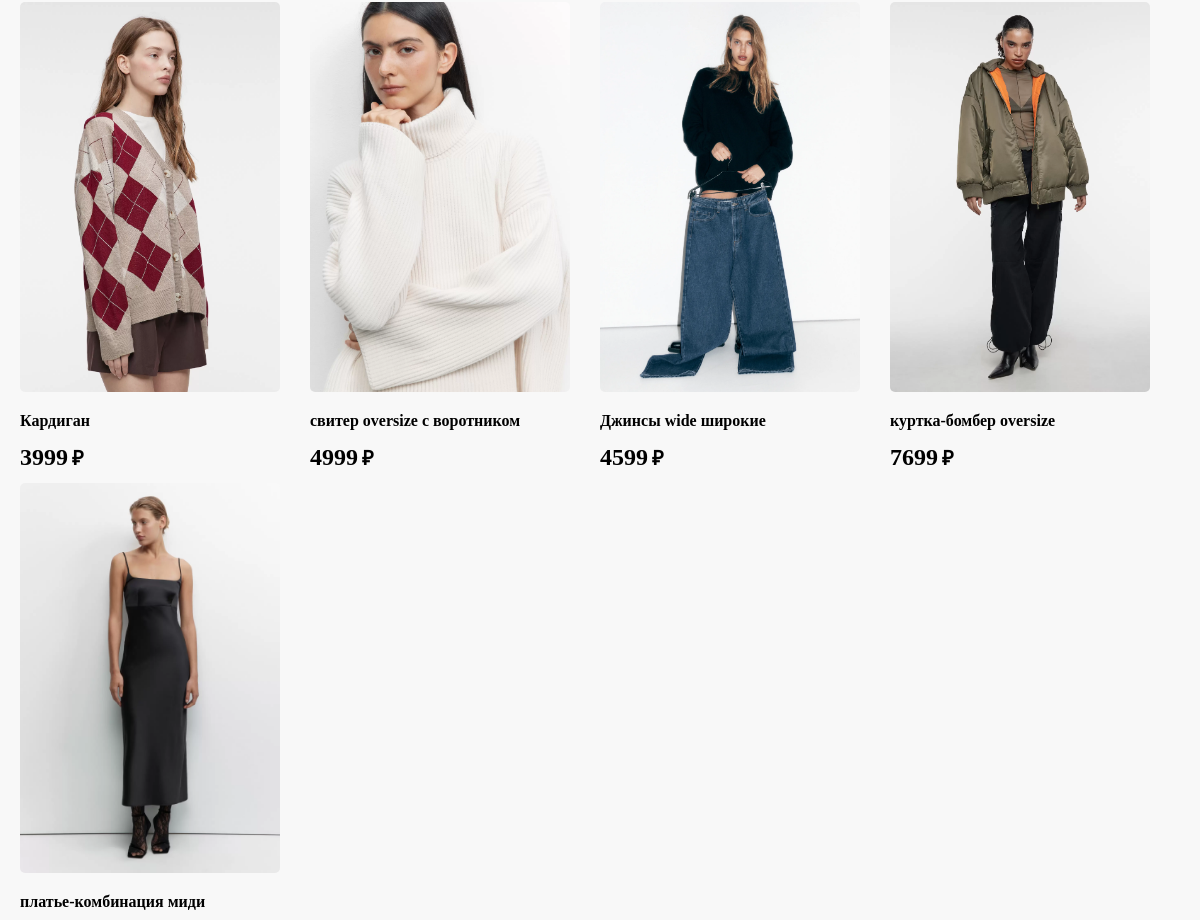
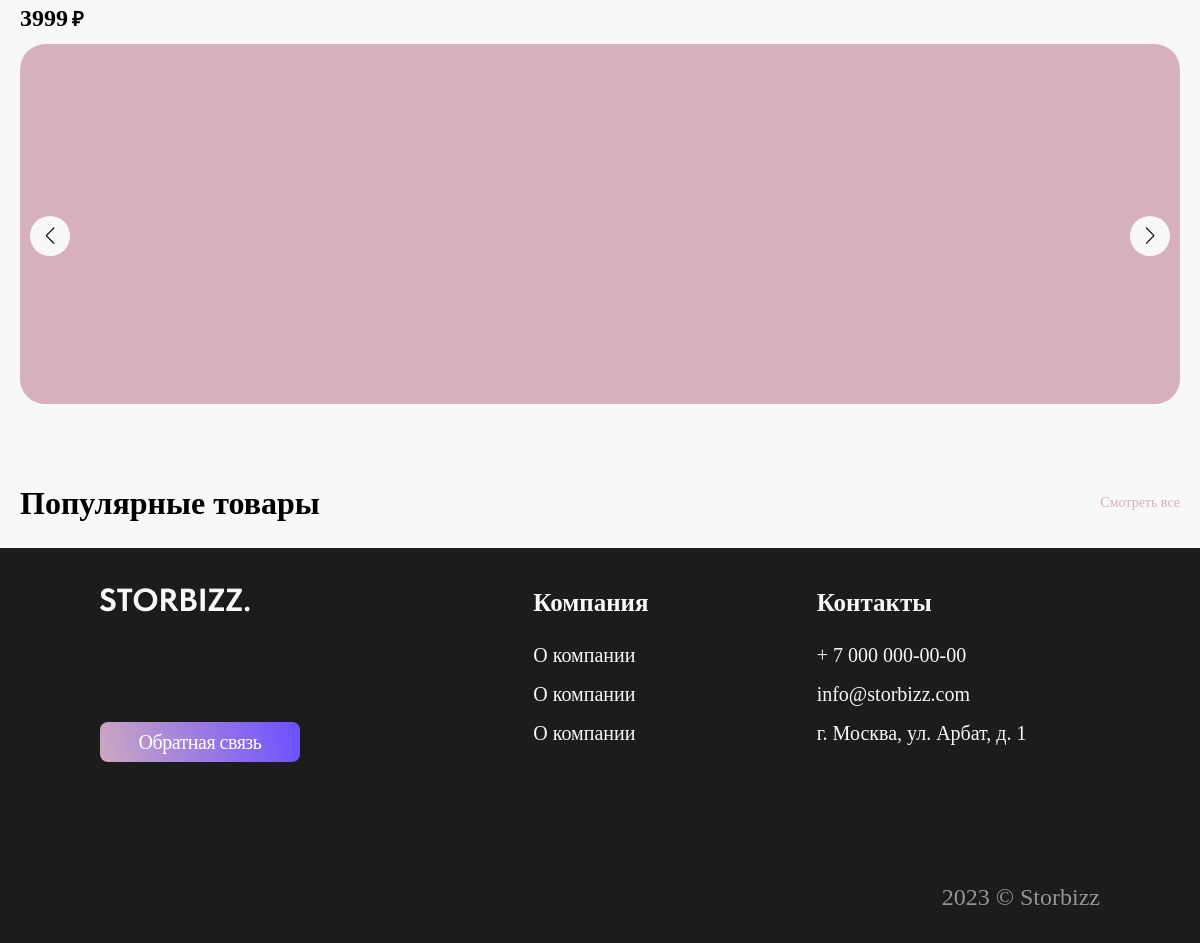
Before: / (lower part) with the older database file (2 pictures, top to bottom).
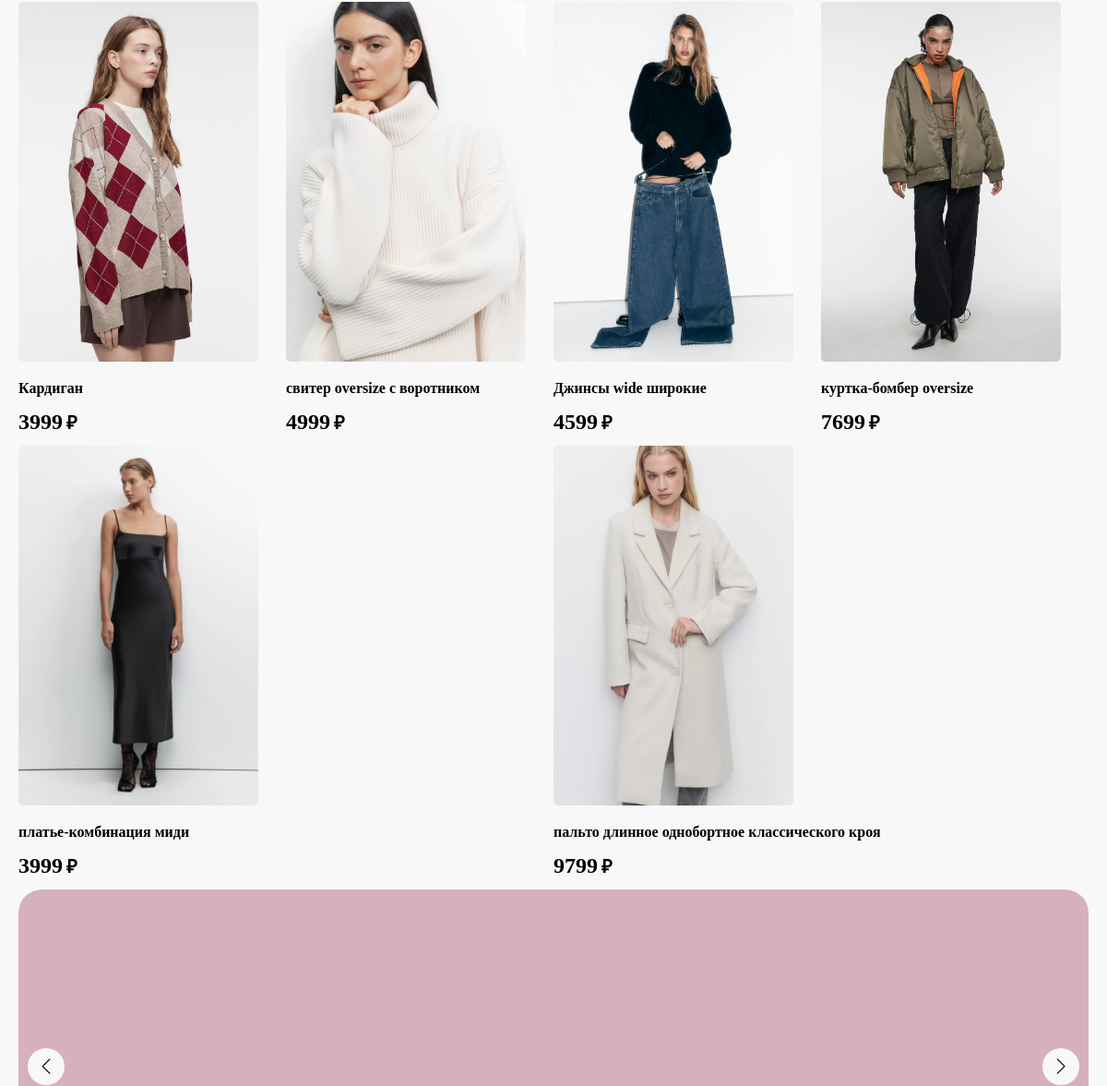
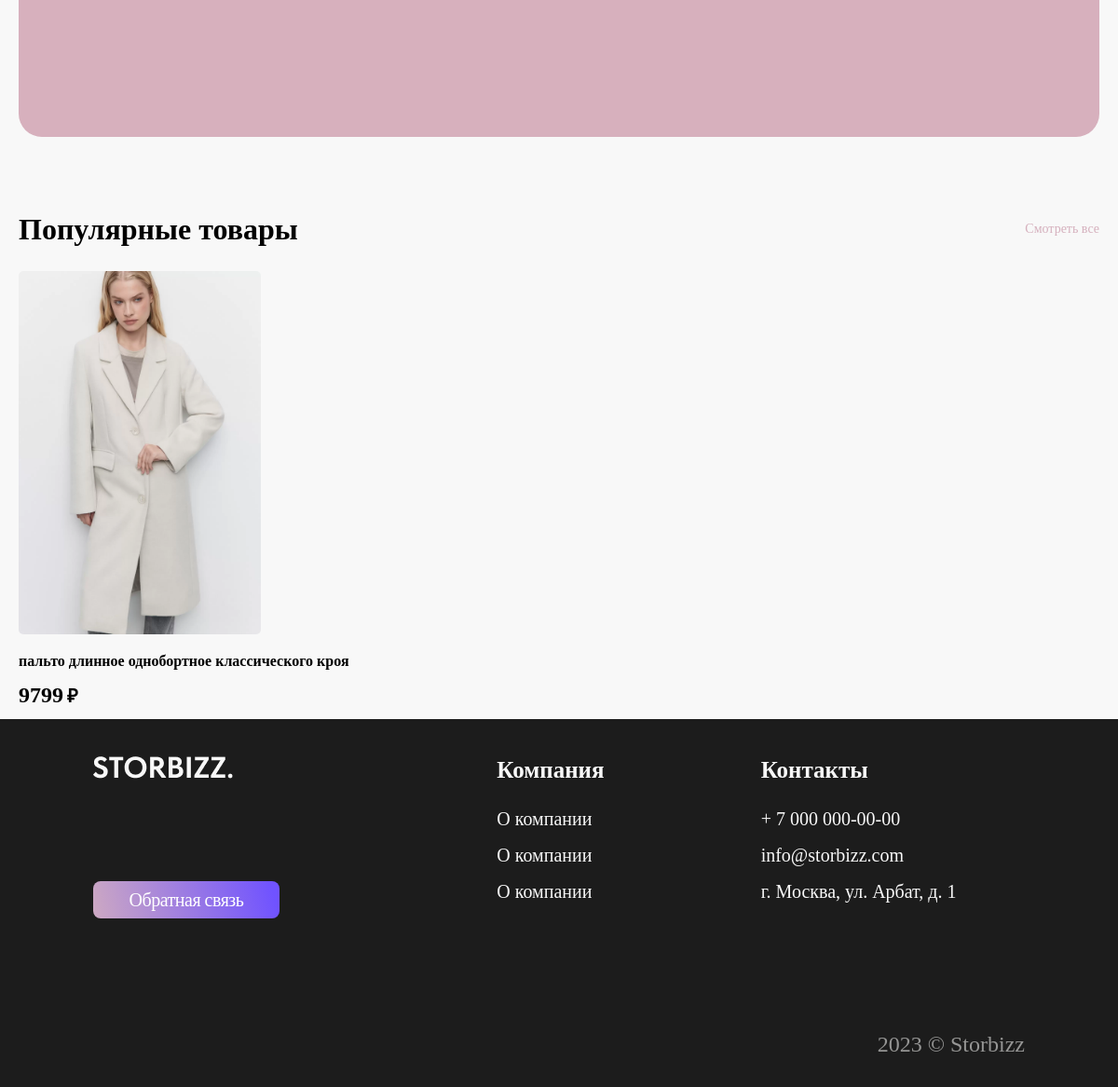
After: the same page with the newer database file (2 pictures, top to bottom).
### shop/models.py (models this page shows)
class Good(models.Model):
    TYPE_CHOICES = (
        (0, 'Бомберы'),
        (1, 'Ветровки'),
        (2, 'Джинсовые куртки'),
        (3, 'Кожаные куртки'),
        (4, 'Куртки рубашки'),
        (5, 'Пальто'),
        (6, 'Пуховики'),
        (7, 'Тренчи'),
        (8, 'Куртки'),
        (9, 'Водолазки'),
        (10, 'Джемперы'),
        (11, 'Кардиганы'),
        (12, 'Свитеры'),
        (13, 'Джинсы'),
        (14, 'Платья'),
        (15, 'Футболки, поло, лонгсливы'),
        (16, 'Худи, толстовки и свитшоты'),
        (17, 'Брюки'),
        (18, 'Блузы и рубашки'),
        (19, 'Юбки'),
        (20, 'Пиджаки и жакеты'),
        (21, 'Шорты'),
        (22, 'Топы и майки'),
        (23, 'Нижнее белье'),
        (24, 'Спортивная одежда'),
        (25, 'Одежда для дома'),
        (26, 'Обувь'),
        (27, 'Аксессуары'),
    )
    GENDER_CHOICES = (
        (0, 'Мужское'),
        (1, 'Женское'),
        (2, 'Детское'),
    )
    name = models.CharField(max_length=255, verbose_name='наименование', null=True, blank=True)
    image_1 = models.ImageField(upload_to='img/', null=True, blank=True, verbose_name='изображение 1')
    image_2 = models.ImageField(upload_to='img/', null=True, blank=True, verbose_name='изображение 2')
    image_3 = models.ImageField(upload_to='img/', null=True, blank=True, verbose_name='изображение 3')
    image_4 = models.ImageField(upload_to='img/', null=True, blank=True, verbose_name='изображение 4')
    is_new = models.BooleanField(default=False, verbose_name='новинка')
    is_popular = models.BooleanField(default=False, verbose_name='популярный товар')
    price = models.FloatField(verbose_name='цена', null=True, blank=True)
    type = models.IntegerField(verbose_name='тип', null=True, blank=True, choices=TYPE_CHOICES)
    gender = models.IntegerField(verbose_name='пол', null=True, blank=True, choices=GENDER_CHOICES)
    description = models.TextField(verbose_name='описание', null=True, blank=True)
    color = models.CharField(max_length=20, verbose_name='цвет', null=True, blank=True)
    color_code = models.IntegerField(verbose_name='код цвета', null=True, blank=True)
    article = models.CharField(max_length=20, verbose_name='артикул', null=True, blank=True)

### shop/views.py (the view)
# urls.py: path('', GoodsList.as_view(), name='home'),
class GoodsList(ListView):
    model = Good
    template_name = 'src/home.html'
    context_object_name = 'goods'
    def get_queryset(self):
        queryset = {'new_goods': Good.objects.order_by('is_new', 'id'),
                    'top_goods': Good.objects.filter(is_popular=True)}
        return queryset

### templates/src/home.html (shortened to what this page needs)
{% extends './main.html' %}
{% load static %}
{% block content %}
      <main class="content">
       <div class="content-item  _tabs-block _active">
            <div class="page">
               <div class="page__content">
                  <div class="page__products products-page">
                     <div class="page__products products-block">
                        <div class="products-block__container container">
                           <div class="products-block__content">
                              <div class="products-block__goods">
   {% for good in goods.new_goods %}
<a href="{% url 'shop:good' good.id %}" class="card-product">
   <div class="card-product__slider items-slider items-slider-1">
      <div class="card-product__body items-slider__body-1 _swiper">
         <div class="card-product__slide">
            <div class="card-product__image  ibg">
               <img src="{{ good.image_1.url }}" alt="#">
            </div>
         </div>
      </div>
   </div>
   <div class="card-product__name">{{ good.name }}</div>
   <div class="card-product__price"> <span class="card-product__count rub">{{ good.price|floatformat:0 }}</span>
   </div>
   {% endfor %}
</a>
                              </div>
                           </div>
                        </div>
                     </div>
                     <div class="page__banner banner-block">
                        <div class="banner-block__container container">
                           <div class="banner-block__slider  mainslider">
                              <div class="banner-block__body mainslider__body _swiper">
                                 <div class="banner-block__slide mainslider__slide">
                                    <div class="banner-block__image mainslider__image ibg">
                                    </div>
                                 </div>
                              </div>
                              <div class="swiper-button-next banner-block-next"></div>
                              <div class="swiper-button-prev banner-block-prev"></div>
                           </div>
                        </div>
                     </div>
                     <div class="page__products products-block">
                        <div class="products-block__container container">
                           <div class="products-block__content">
                              <div class="products-block__top">
                                 <div class="products-block__title title">Популярные товары</div>
                                 <button type="submit" class="products-block__btn">Смотреть все</button>
                              </div>
                              <div class="products-block__goods">
{% for good in goods.top_goods %}
<a href="{% url 'shop:good' good.id %}" class="card-product">
   <div class="card-product__slider items-slider items-slider-1">
      <div class="card-product__body items-slider__body-1 _swiper">
         <div class="card-product__slide">
            <div class="card-product__image  ibg">
               <img src="{{ good.image_1.url }}" alt="#">
            </div>
         </div>
      </div>
   </div>
   <div class="card-product__name">{{ good.name }}</div>
   <div class="card-product__price"> <span class="card-product__count rub">{{ good.price|floatformat:0 }}</span>
   </div>
</a>
{% endfor %}
                              </div>
                           </div>
                        </div>
                     </div>
                  </div>
               </div>
            </div>
         </div>
      </main>
{% endblock content %}

Changed rows visible on the page:
added Good: image_1 (picture), name "пальто длинное однобортное классического кроя", price "9799"
